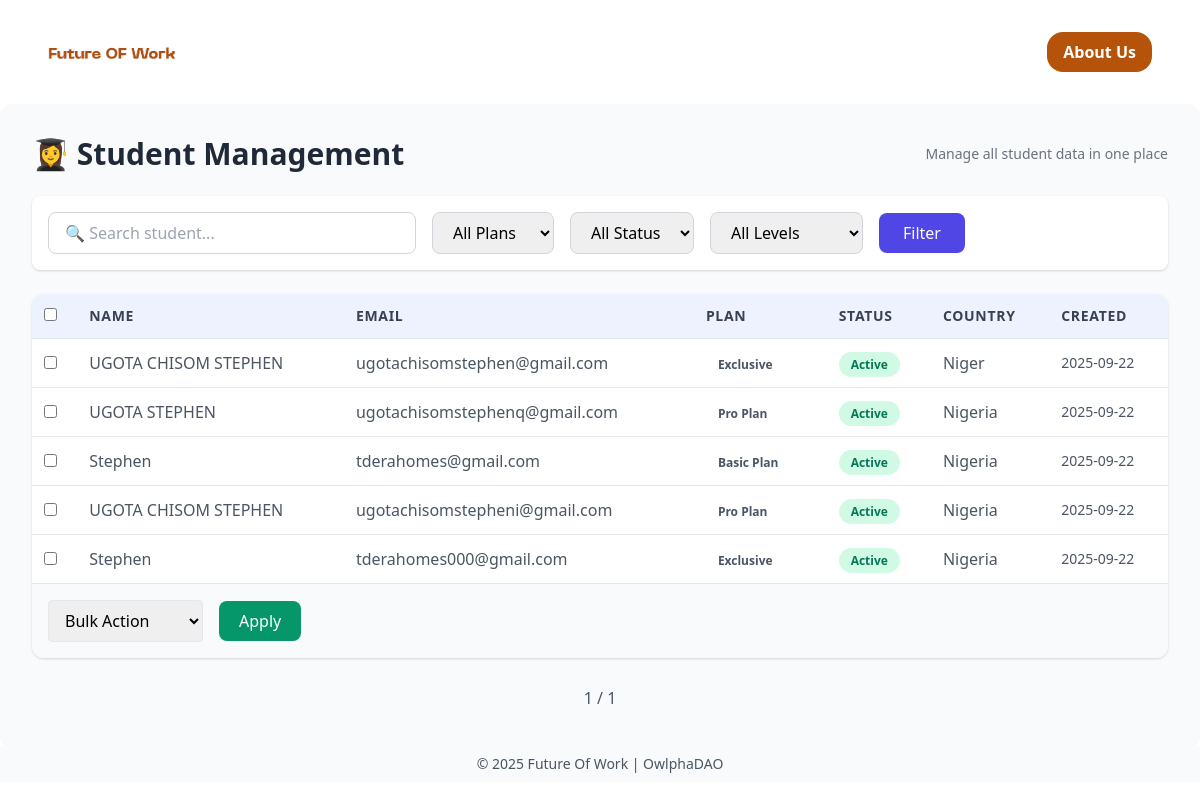
Page /dashboard/student/overview on the earlier database version.
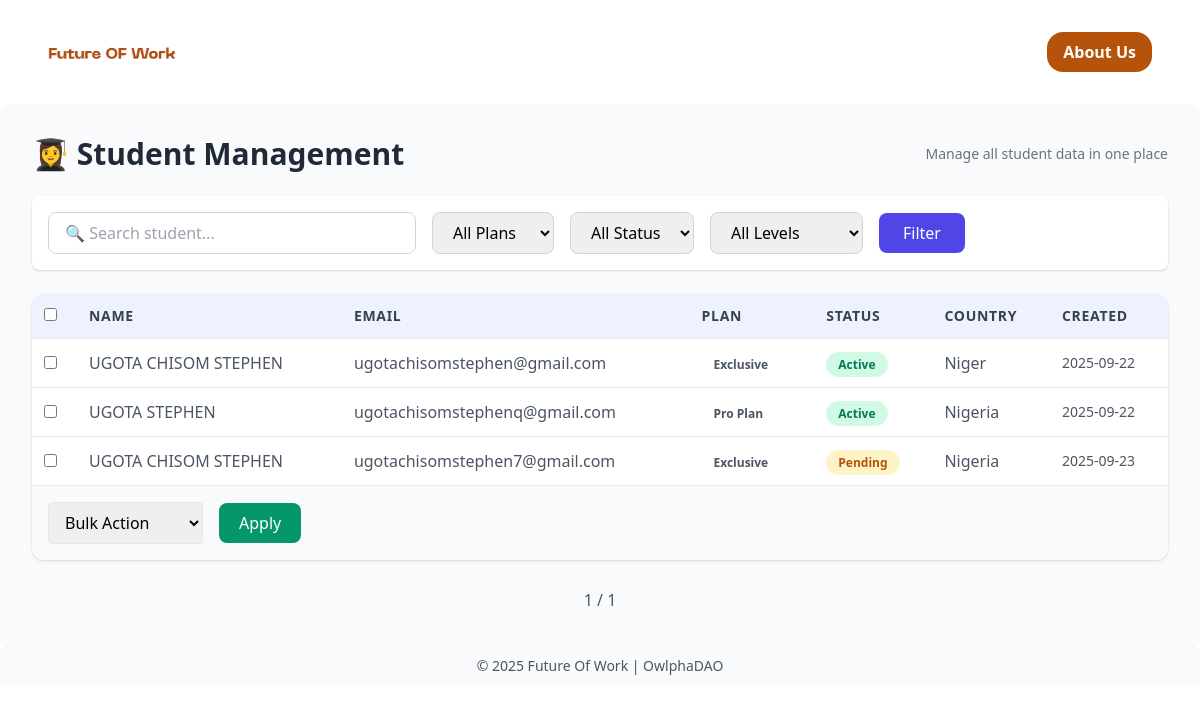
Same page on the later database version.
### future_of_work/models.py (models this page shows, shortened)
class Future_Of_Work(models.Model):
    COURSE_CHOICES = [
        ('', 'Select course type...'),
        ('web3', 'Web3 Fundamentals'),
        ('dao', 'DAO Governance'),
        ('metaverse', 'Metaverse Collaboration'),
        ('blockchain', 'Blockchain Development'),
    ]
    PLAN_CHOICES = [
        ('', 'Select plan...'),
        ('basic', 'Basic Plan'),
        ('pro', 'Pro Plan'),
        ('exclusive', 'Exclusive'),
    ]
    EXPERTISE_CHOICES = [
        ('', 'Select your level...'),
        ('beginner', 'Beginner'),
        ('intermediate', 'Intermediate'),
        ('advanced', 'Advanced'),
    ]
    STATUS_CHOICES = [
        ("pending", "Pending"),
        ("active", "Active"),
        ("failed", "Failed"),
    ]
    PAYMENT_GATEWAYS = [
        ("helio", "Helio"),
        ("paystack", "Paystack"),
        ("opay", "OPay"),
    ]
    PLAN_FEES = {
        'basic': Decimal("0.00"),
        'pro': Decimal("2.00"),
        'exclusive': Decimal("20.00")
    }
    name = models.CharField(max_length=50)
    email = models.EmailField(
        blank=False,
        unique=True,
        error_messages={
            'unique': "Email Address already exists."
        }
    )
    phone = PhoneNumberField(
        unique=True,
        error_messages={
            'unique': "Phone number already exists."
        }
    )
    country = CountryField(blank_label='Select your country')
    course_type = models.CharField(max_length=20, choices=COURSE_CHOICES, default="")
    plan_preference = models.CharField(max_length=20, choices=PLAN_CHOICES, default="")
    expertise = models.CharField(max_length=20, choices=EXPERTISE_CHOICES, default="")
    transaction_id = models.CharField(max_length=255, blank=True, null=True, unique=True)
    created_at = models.DateTimeField(auto_now_add=True)
    checkout_url = models.URLField(null=True, blank=True)
    fee = models.DecimalField(max_digits=6, decimal_places=2, default=Decimal("0.00"))
    status = models.CharField(max_length=10, choices=STATUS_CHOICES, default="pending")
    gateway = models.CharField(max_length=20, choices=PAYMENT_GATEWAYS, blank=True, null=True)

### future_of_work/views.py (the view, shortened to what this page needs)
# urls.py: path('dashboard/student/overview', views.admin_student, name='admin_student'),
def admin_student(request):
    students = Future_Of_Work.objects.all()
    query = request.GET.get('q', '')
    plan = request.GET.get('plan', '')
    if plan in ['basic', 'pro', 'exclusive']:
        students = students.filter(plan_preference=plan)
    status = request.GET.get('status', '')
    if status in ['active', 'pending', 'failed']:
        students = students.filter(status=status)
    course = request.GET.get('course', '')
    if course in ['web3', 'dao', 'metaverse', 'blockchain']:
        students = students.filter(course_type=course)
    grading = request.GET.get('grading', '')
    if grading in ['beginner', 'intermediate', 'advanced']:
        students = students.filter(expertise=grading)
    paginator = Paginator(students, 25)
    page_number = request.GET.get('page')
    students_page = paginator.get_page(page_number)
    context = {
        'students': students_page,
        'title': 'Future Of Work – Student Management Dashboard'
    }
    return render(request, 'pages/admin_student.html', context)

### future_of_work/templates/pages/admin_student.html (shortened to what this page needs)
{% load static %}
{% load custom_filters %}
<!DOCTYPE html>
<html lang="en">
    <head>
        <link rel = "stylesheet" href="https://unpkg.com/boxicons@2.1.4/css/boxicons.min.css">
        <link rel = "stylesheet" href="https://cdn.jsdelivr.net/npm/bootstrap-icons@1.11.3/font/bootstrap-icons.min.css">
        <link href="https://cdn.jsdelivr.net/npm/tailwindcss@2.2.19/dist/tailwind.min.css" rel="stylesheet">
    </head>
    <body>
        <div>
            <nav class="flex items-center justify-between w-full px-12 py-8 bg-white">
                <a href="{% url 'admin_dashboard' %}">
                    <img src="{% static 'Future OF Works.png' %}" alt="OwlphaDAO Future of Work Logo" class="w-32 h-4 object-contain">
                </a>
                <a href="https://owlphadao.com/about" class="px-4 py-2 bg-yellow-700 text-white font-extrabold rounded-2xl cursor-pointer transition duration-400 hover:bg-yellow-800 text-sm md:text-base">
                    About Us
                </a>
            </nav>
        </div>
        <section class="p-8 space-y-6 bg-gray-50 rounded-xl shadow-sm">
            <div class="flex items-center justify-between">
                <h2 class="text-3xl font-bold text-gray-800 flex items-center gap-2 animate-fade-in">
                    👩‍🎓 Student Management
                </h2>
                <span class="text-sm text-gray-500">Manage all student data in one place</span>
            </div>
            <form method="get" class="flex flex-wrap gap-4 items-center bg-white p-4 rounded-lg shadow transition hover:shadow-md">
                <input type="text" name="q" placeholder="🔍 Search student..." value="{{ request.GET.q }}" class="border border-gray-300 rounded-lg px-4 py-2 w-full md:w-1/3 focus:ring-2 focus:ring-indigo-400 focus:outline-none transition">
                <select name="plan" class="border border-gray-300 rounded-lg px-4 py-2 focus:ring-2 focus:ring-indigo-400 focus:outline-none transition">
                    <option value="">All Plans</option>
                </select>
                <select name="status" class="border border-gray-300 rounded-lg px-4 py-2 focus:ring-2 focus:ring-indigo-400 focus:outline-none transition">
                    <option value="">All Status</option>
                </select>
                <select name="grading" class="border border-gray-300 rounded-lg px-4 py-2 focus:ring-2 focus:ring-indigo-400 focus:outline-none transition">
                    <option value="">All Levels</option>
                </select>
                <button type="submit" class="bg-indigo-600 hover:bg-indigo-700 text-white px-6 py-2 rounded-lg transition transform hover:scale-105">
                    Filter
                </button>
            </form>
            <form method="post" class="bg-white rounded-xl shadow overflow-hidden">
                <div class="overflow-x-auto">
                    <table class="w-full text-left border-collapse">
                        <thead class="bg-indigo-50 text-gray-700 uppercase text-sm tracking-wider">
                            <tr>
                                <th class="p-3"><input type="checkbox" id="select-all"></th>
                                <th class="p-3">Name</th>
                                <th class="p-3">Email</th>
                                <th class="p-3">Plan</th>
                                <th class="p-3">Status</th>
                                <th class="p-3">Country</th>
                                <th class="p-3">Created</th>
                            </tr>
                        </thead>
                        <tbody class="text-gray-600">
                            {% for student in students %}
                                <tr class="border-t hover:bg-indigo-50 transition duration-200">
                                    <td class="p-3"><input type="checkbox" name="selected" value="{{ student.id }}"></td>
                                    <td class="p-3 font-medium"><a href="{% url 'student_detail' student.name student.id %}">{{ student.name }}</a></td>
                                    <td class="p-3">{{ student.email }}</td>
                                    <td class="p-3">
                                        <span class="px-3 py-1 rounded-full text-xs font-semibold
                                            ">
                                            {{ student.get_plan_preference_display }}
                                        </span>
                                    </td>
                                    <td class="p-3">
                                        <span class="px-3 py-1 rounded-full text-xs font-semibold
                                            {% if student.status == "pending" %} bg-yellow-100 text-yellow-700
                                            {% elif student.status == "active" %} bg-green-100 text-green-700
                                            {% elif student.status == "failed" %} bg-red-100 text-red-700
                                            {% endif %}">
                                            {{ student.get_status_display }}
                                        </span>
                                    </td>
                                    <td class="p-3">{{ student.country.name }}</td>
                                    <td class="p-3 text-sm">{{ student.created_at|date:"Y-m-d" }}</td>
                                </tr>
                            {% empty %}
                                <tr><td colspan="7" class="text-center p-6 text-gray-400">No students found.</td></tr>
                            {% endfor %}
                        </tbody>
                    </table>
                </div>
                <div class="p-4 flex items-center gap-4 border-t bg-gray-50">
                    <select name="action" class="border rounded px-3 py-2">
                        <option value="">Bulk Action</option>
                    </select>
                    <button type="submit" class="bg-green-600 hover:bg-green-700 text-white px-5 py-2 rounded-lg transition transform hover:scale-105">
                        Apply
                    </button>
                </div>
            </form>
            <div class="flex justify-center items-center gap-3 mt-6">
                <span class="px-3 py-1 text-gray-600">{{ students.number }} / {{ students.paginator.num_pages }}</span>
            </div>
        </section>
        <footer class="py-2 mt-auto text-center bg-gray-50">
            <h3 class="text-sm text-gray-600">
                &copy; {% now "Y" %} Future Of Work | OwlphaDAO
            </h3>
        </footer>
    </body>
</html>

### future_of_work/templates/pages/admin_student.html (style rules this page uses)
.animate-fade-in { animation: fade-in 0.8s ease-out forwards; }

Differences in the rows shown:
removed Future_Of_Work: name "Stephen", email "tderahomes@gmail.com", plan_preference "Basic Plan", status "Active", country.name "Nigeria", created_at "2025-09-22"
removed Future_Of_Work: name "UGOTA CHISOM STEPHEN", email "ugotachisomstepheni@gmail.com", plan_preference "Pro Plan", status "Active", country.name "Nigeria", created_at "2025-09-22"
removed Future_Of_Work: name "Stephen", email "tderahomes000@gmail.com", plan_preference "Exclusive", status "Active", country.name "Nigeria", created_at "2025-09-22"
added Future_Of_Work: name "UGOTA CHISOM STEPHEN", email "ugotachisomstephen7@gmail.com", plan_preference "Exclusive", status "Pending", country.name "Nigeria", created_at "2025-09-23"
